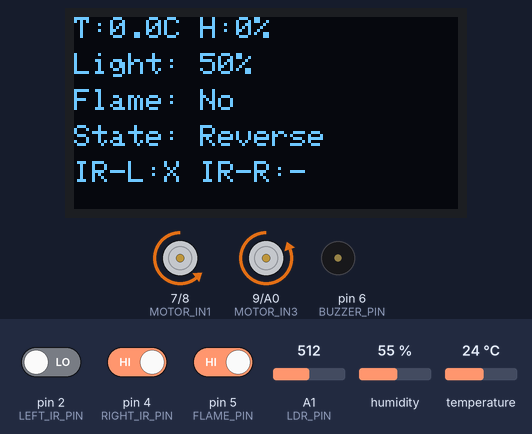
Bench run of a sketch on a simulated Arduino Uno, built with avr-gcc and run on an emulated ATmega328P. On the bench: 128×64 one-colour display, motor-driver pin pairs drawn as motors (green arrow = first pin HIGH = forward, orange = second pin HIGH = backward, longer = more drive, scaled by the enable pin), buzzer (waves = sounding). Inputs (shaded band) come from the test bench; at power-on: pin 2 (LEFT_IR_PIN) LOW, pin 5 (FLAME_PIN) HIGH, pin 4 (RIGHT_IR_PIN) HIGH, humidity 55 %, A1 (LDR_PIN) = 512, temperature 24 °C. Storage starts empty; random numbers use the default seed unless the sketch sets one; what the sketch prints to the serial monitor is not drawn.

Above: at 1.2 s.
1.3 s: pin 2 (LEFT_IR_PIN) driven HIGH
At 2.9 s:
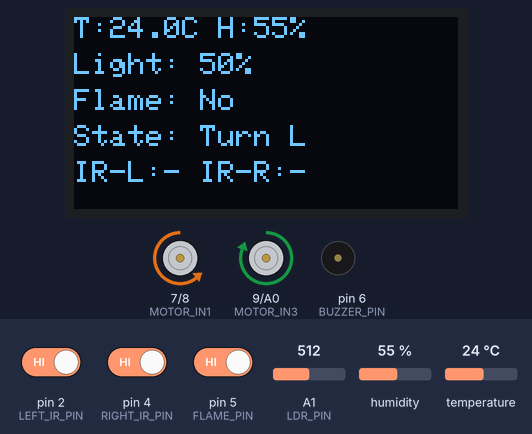
4.0 s: pin 5 (FLAME_PIN) driven LOW
At 5.0 s:
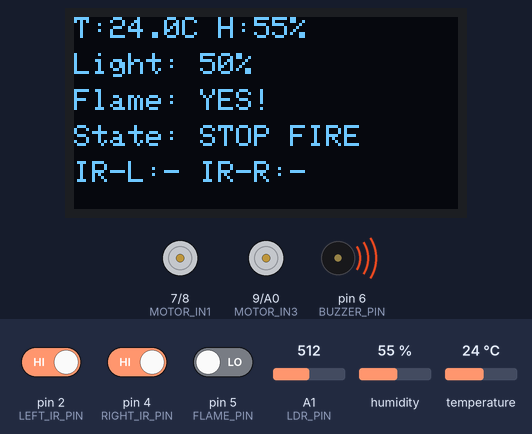
5.5 s: pin 4 (RIGHT_IR_PIN) driven LOW
At 6.1 s:
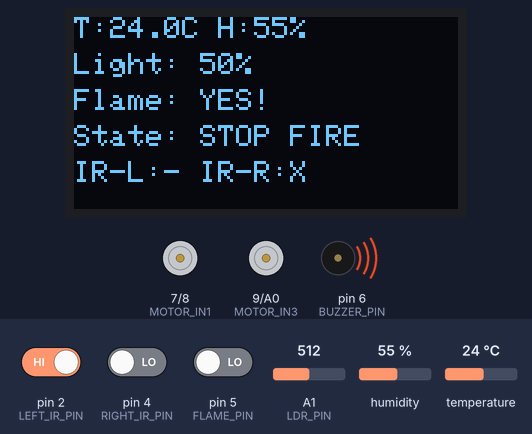
7.0 s: humidity set to 22 %
At 10.9 s:
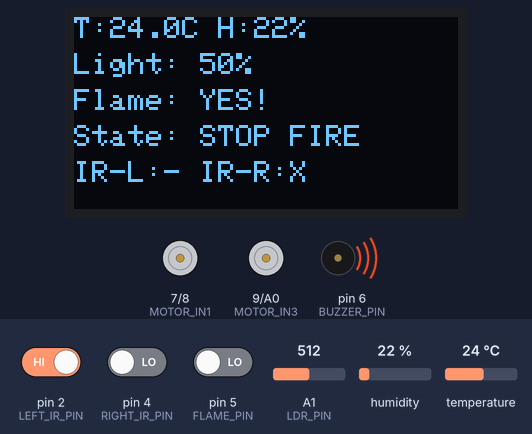
11.5 s: pin 5 (FLAME_PIN) driven HIGH
At 12.5 s:
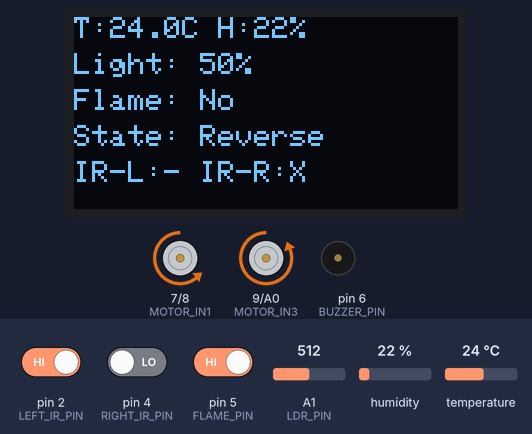
14.9 s: pin 2 (LEFT_IR_PIN) driven LOW
At 20.3 s:
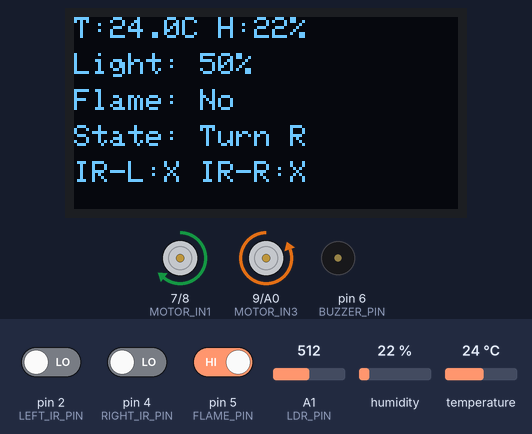
Timing chart, 0 to 23.0 s (numbered marks = the images above; inputs shaded):
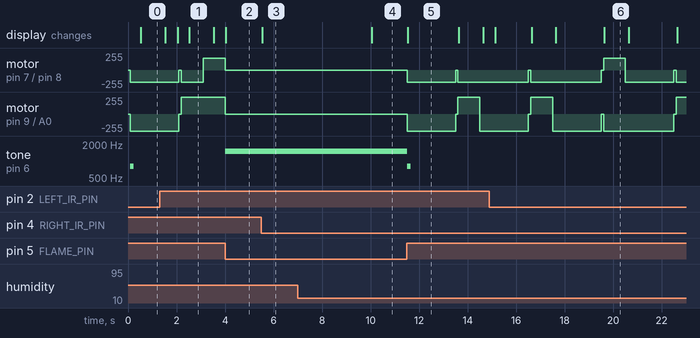

The sketch:

environment-monitoring-robot.ino
```cpp
/*
 * ============================================================================
 * Arduino Uno Smart Robot: Obstacle Avoidance, Flame Detection & Data Logging
 * ============================================================================
 *
 * PIN CONFLICT RESOLUTION & REMAPPING:
 * The original request assigned ENB to D11 and CS to D12.
 * However, D11 is hardware MOSI and D12 is hardware MISO for the SD Card SPI.
 * To prevent critical SPI communication failures, the following safe remaps
 * were applied automatically in the code:
 * - ENB (Motor B Enable) moved from D11 to A2.
 *   (Note: A2 is not a hardware PWM pin, so Motor B will run at full speed.
 *   This is standard practice when Uno PWM pins are exhausted).
 * - SD Card CS (Chip Select) moved from D12 to A3.
 *
 * Hardware SPI pins used for SD Card: MOSI=D11, MISO=D12, SCK=D13.
 * Hardware I2C pins used for OLED: SDA=A4, SCL=A5.
 * ============================================================================
 */

#include <SPI.h>
#include <SD.h>
#include <Wire.h>
#include <Adafruit_GFX.h>
#include <Adafruit_SSD1306.h>
#include <DHT.h>

// ==========================================
// 1. PIN DEFINITIONS
// ==========================================
#define LEFT_IR_PIN     2
#define RIGHT_IR_PIN    4
#define DHT_PIN         3
#define FLAME_PIN       5
#define BUZZER_PIN      6

// Motor Driver Pins (L293D)
#define MOTOR_IN1       7
#define MOTOR_IN2       8
#define MOTOR_IN3       9
#define MOTOR_IN4       A0
#define MOTOR_ENA       10  // PWM Pin
#define MOTOR_ENB       A2  // REMAPPED from D11 to avoid SPI MOSI conflict

// Sensors & Modules
#define LDR_PIN         A1
#define SD_CS_PIN       A3  // REMAPPED from D12 to avoid SPI MISO conflict

// OLED Display Settings
#define SCREEN_WIDTH    128
#define SCREEN_HEIGHT   64
#define OLED_RESET      -1
#define OLED_ADDRESS    0x3C

// DHT Sensor Type
#define DHT_TYPE        DHT22

// ==========================================
// 2. GLOBAL OBJECTS & VARIABLES
// ==========================================
DHT dht(DHT_PIN, DHT_TYPE);
Adafruit_SSD1306 display(SCREEN_WIDTH, SCREEN_HEIGHT, &Wire, OLED_RESET);
File sdFile;

// Sensor Data Variables
float temperature = 0.0;
float humidity = 0.0;
int lightLevel = 0;
bool flameDetected = false;
bool leftObstacle = false;
bool rightObstacle = false;

// Robot State Machine
enum RobotState {
  STATE_FORWARD,
  STATE_BACKWARD,
  STATE_TURN_LEFT,
  STATE_TURN_RIGHT,
  STATE_STOP_FLAME,
  STATE_STOP_OBSTACLE
};

RobotState currentRobotState = STATE_FORWARD;
unsigned long stateStartTime = 0;
unsigned long stateDuration = 0;

// Timing Variables (for non-blocking millis() operations)
unsigned long lastDHTRead = 0;
unsigned long lastOLEDUpdate = 0;
unsigned long lastSDLog = 0;
unsigned long lastBuzzerTime = 0;

// SD Card Status
bool sdCardInitialized = false;

// ==========================================
// 3. SETUP FUNCTION
// ==========================================
void setup() {
  // Initialize Serial for debugging
  Serial.begin(9600);
  Serial.println(F("System Initializing..."));

  // Initialize Pins
  pinMode(LEFT_IR_PIN, INPUT);
  pinMode(RIGHT_IR_PIN, INPUT);
  pinMode(FLAME_PIN, INPUT);
  pinMode(BUZZER_PIN, OUTPUT);
  pinMode(LDR_PIN, INPUT);

  // Motor Pins
  pinMode(MOTOR_IN1, OUTPUT);
  pinMode(MOTOR_IN2, OUTPUT);
  pinMode(MOTOR_IN3, OUTPUT);
  pinMode(MOTOR_IN4, OUTPUT);
  pinMode(MOTOR_ENA, OUTPUT);
  pinMode(MOTOR_ENB, OUTPUT);

  // Set initial motor speeds (ENA is PWM, ENB is digital HIGH due to remap)
  analogWrite(MOTOR_ENA, 180); // ~70% speed
  digitalWrite(MOTOR_ENB, HIGH); // Full speed (A2 is not hardware PWM)
  stopMotors();

  // Initialize DHT22
  dht.begin();
  Serial.println(F("DHT22 Initialized."));

  // Initialize OLED
  if (!display.begin(SSD1306_SWITCHCAPVCC, OLED_ADDRESS)) {
    Serial.println(F("SSD1306 OLED allocation failed!"));
  } else {
    display.clearDisplay();
    display.setTextColor(SSD1306_WHITE);
    display.setTextSize(1);
    display.setCursor(0, 0);
    display.println(F("OLED Ready!"));
    display.display();
    Serial.println(F("OLED Initialized."));
  }

  // Initialize SD Card
  Serial.print(F("Initializing SD card..."));
  if (!SD.begin(SD_CS_PIN)) {
    Serial.println(F("SD Card initialization failed!"));
    sdCardInitialized = false;
  } else {
    Serial.println(F("SD Card Ready."));
    sdCardInitialized = true;
    // Create/overwrite CSV header if file doesn't exist or just append
    sdFile = SD.open("datalog.csv", FILE_WRITE);
    if (sdFile) {
      sdFile.println(F("Millis,Temperature,Humidity,LightLevel,FlameDetected,RobotState"));
      sdFile.close();
    }
  }

  // Seed random number generator for obstacle avoidance
  randomSeed(analogRead(A1));

  Serial.println(F("System Ready!"));
  stateStartTime = millis();
}

// ==========================================
// 4. MAIN LOOP
// ==========================================
void loop() {
  unsigned long currentMillis = millis();

  // --- A. Read Sensors (Non-blocking) ---
  readSensors(currentMillis);

  // --- B. Check Flame (Highest Priority) ---
  if (flameDetected) {
    if (currentRobotState != STATE_STOP_FLAME) {
      currentRobotState = STATE_STOP_FLAME;
      tone(BUZZER_PIN, 1500); // Continuous alarm
      Serial.println(F("ALERT: Flame Detected! Stopping."));
    }
  } else {
    if (currentRobotState == STATE_STOP_FLAME) {
      noTone(BUZZER_PIN);
      currentRobotState = STATE_FORWARD; // Resume normal operation
      Serial.println(F("Flame cleared. Resuming."));
    }
  }

  // --- C. Obstacle Avoidance State Machine ---
  if (currentRobotState != STATE_STOP_FLAME) {
    handleObstacleAvoidance(currentMillis);
  }

  // --- D. Execute Motor Commands based on State ---
  executeMotorState();

  // --- E. Update OLED Display (Every 500ms to prevent flicker) ---
  if (currentMillis - lastOLEDUpdate >= 500) {
    lastOLEDUpdate = currentMillis;
    updateOLEDDisplay();
  }

  // --- F. Log Data to SD Card (Every 2 seconds) ---
  if (currentMillis - lastSDLog >= 2000) {
    lastSDLog = currentMillis;
    logDataToSD();
  }
}

// ==========================================
// 5. FUNCTION DEFINITIONS
// ==========================================

/**
 * Reads all sensors and updates global variables.
 * Uses millis() to read DHT22 only every 2 seconds (DHT22 is slow).
 */
void readSensors(unsigned long currentMillis) {
  // Read IR Sensors (Assuming Active LOW when obstacle is detected)
  leftObstacle = (digitalRead(LEFT_IR_PIN) == LOW);
  rightObstacle = (digitalRead(RIGHT_IR_PIN) == LOW);

  // Read Flame Sensor (Assuming Active LOW for KY-026 and generic digital modules)
  flameDetected = (digitalRead(FLAME_PIN) == LOW);

  // Read LDR and map to percentage (0-100%)
  int ldrRaw = analogRead(LDR_PIN);
  lightLevel = map(ldrRaw, 0, 1023, 0, 100);

  // Read DHT22 every 2 seconds
  if (currentMillis - lastDHTRead >= 2000) {
    lastDHTRead = currentMillis;
    float t = dht.readTemperature();
    float h = dht.readHumidity();

    // Error handling for DHT
    if (!isnan(t) && !isnan(h)) {
      temperature = t;
      humidity = h;
    } else {
      Serial.println(F("Failed to read from DHT sensor!"));
    }
  }
}

/**
 * Handles the non-blocking state machine for obstacle avoidance.
 */
void handleObstacleAvoidance(unsigned long currentMillis) {
  bool stateFinished = (currentMillis - stateStartTime >= stateDuration);

  if (currentRobotState == STATE_FORWARD) {
    if (leftObstacle || rightObstacle) {
      // Obstacle detected while moving forward
      stopMotors();
      currentRobotState = STATE_BACKWARD;
      stateStartTime = currentMillis;
      stateDuration = 2000; // Back up for 2 seconds

      // Short beep alert for obstacle
      tone(BUZZER_PIN, 800, 150);
      Serial.println(F("Obstacle detected! Reversing."));
    }
  }
  else if (stateFinished) {
    // Current timed state has finished
    if (currentRobotState == STATE_BACKWARD) {
      stopMotors();
      delay(100); // Tiny pause for motor momentum to settle

      // Determine turn direction based on which sensor triggered
      if (leftObstacle && rightObstacle) {
        currentRobotState = (random(2) == 0) ? STATE_TURN_LEFT : STATE_TURN_RIGHT;
      } else if (leftObstacle) {
        currentRobotState = STATE_TURN_RIGHT; // Turn away from left obstacle
      } else {
        currentRobotState = STATE_TURN_LEFT;  // Turn away from right obstacle
      }

      stateStartTime = currentMillis;
      stateDuration = 1000; // Turn for 1 second
      Serial.print(F("Turning: "));
      Serial.println(currentRobotState == STATE_TURN_LEFT ? F("LEFT") : F("RIGHT"));

    }
    else if (currentRobotState == STATE_TURN_LEFT || currentRobotState == STATE_TURN_RIGHT) {
      // Finished turning. Re-check sensors before moving forward to avoid repeated collisions.
      leftObstacle = (digitalRead(LEFT_IR_PIN) == LOW);
      rightObstacle = (digitalRead(RIGHT_IR_PIN) == LOW);

      if (!leftObstacle && !rightObstacle) {
        currentRobotState = STATE_FORWARD;
        Serial.println(F("Path clear. Moving forward."));
      } else {
        // Still blocked, back up again
        currentRobotState = STATE_BACKWARD;
        stateStartTime = currentMillis;
        stateDuration = 2000;
        Serial.println(F("Still blocked! Reversing again."));
      }
    }
  }
}

/**
 * Applies motor states based on the currentRobotState enum.
 */
void executeMotorState() {
  switch (currentRobotState) {
    case STATE_FORWARD:
      moveForward();
      break;
    case STATE_BACKWARD:
      moveBackward();
      break;
    case STATE_TURN_LEFT:
      turnLeft();
      break;
    case STATE_TURN_RIGHT:
      turnRight();
      break;
    case STATE_STOP_FLAME:
    case STATE_STOP_OBSTACLE:
      stopMotors();
      break;
  }
}

// --- Motor Control Functions ---
void moveForward() {
  digitalWrite(MOTOR_IN1, HIGH);
  digitalWrite(MOTOR_IN2, LOW);
  digitalWrite(MOTOR_IN3, HIGH);
  digitalWrite(MOTOR_IN4, LOW);
}

void moveBackward() {
  digitalWrite(MOTOR_IN1, LOW);
  digitalWrite(MOTOR_IN2, HIGH);
  digitalWrite(MOTOR_IN3, LOW);
  digitalWrite(MOTOR_IN4, HIGH);
}

void turnLeft() {
  digitalWrite(MOTOR_IN1, LOW);
  digitalWrite(MOTOR_IN2, HIGH);
  digitalWrite(MOTOR_IN3, HIGH);
  digitalWrite(MOTOR_IN4, LOW);
}

void turnRight() {
  digitalWrite(MOTOR_IN1, HIGH);
  digitalWrite(MOTOR_IN2, LOW);
  digitalWrite(MOTOR_IN3, LOW);
  digitalWrite(MOTOR_IN4, HIGH);
}

void stopMotors() {
  digitalWrite(MOTOR_IN1, LOW);
  digitalWrite(MOTOR_IN2, LOW);
  digitalWrite(MOTOR_IN3, LOW);
  digitalWrite(MOTOR_IN4, LOW);
}

/**
 * Updates the OLED display with current sensor data and robot state.
 */
void updateOLEDDisplay() {
  display.clearDisplay();
  display.setTextSize(1);
  display.setCursor(0, 0);

  display.print(F("T:"));
  display.print(temperature, 1);
  display.print(F("C H:"));
  display.print(humidity, 0);
  display.print(F("%"));

  display.setCursor(0, 12);
  display.print(F("Light: "));
  display.print(lightLevel);
  display.print(F("%"));

  display.setCursor(0, 24);
  display.print(F("Flame: "));
  display.print(flameDetected ? F("YES!") : F("No"));

  display.setCursor(0, 36);
  display.print(F("State: "));
  switch (currentRobotState) {
    case STATE_FORWARD: display.print(F("Forward")); break;
    case STATE_BACKWARD: display.print(F("Reverse")); break;
    case STATE_TURN_LEFT: display.print(F("Turn L")); break;
    case STATE_TURN_RIGHT: display.print(F("Turn R")); break;
    case STATE_STOP_FLAME: display.print(F("STOP FIRE")); break;
    case STATE_STOP_OBSTACLE: display.print(F("Stopped")); break;
  }

  display.setCursor(0, 48);
  display.print(F("IR-L:"));
  display.print(leftObstacle ? F("X") : F("-"));
  display.print(F(" IR-R:"));
  display.print(rightObstacle ? F("X") : F("-"));

  display.display();
}

/**
 * Logs sensor data to the SD card in CSV format.
 * Includes error handling for SD write failures.
 */
void logDataToSD() {
  if (!sdCardInitialized) return;

  sdFile = SD.open("datalog.csv", FILE_WRITE);
  if (sdFile) {
    sdFile.print(millis()); sdFile.print(F(","));
    sdFile.print(temperature, 2); sdFile.print(F(","));
    sdFile.print(humidity, 2); sdFile.print(F(","));
    sdFile.print(lightLevel); sdFile.print(F(","));
    sdFile.print(flameDetected ? 1 : 0); sdFile.print(F(","));

    // Write state as string
    switch (currentRobotState) {
      case STATE_FORWARD: sdFile.print(F("Forward")); break;
      case STATE_BACKWARD: sdFile.print(F("Reverse")); break;
      case STATE_TURN_LEFT: sdFile.print(F("Turn_L")); break;
      case STATE_TURN_RIGHT: sdFile.print(F("Turn_R")); break;
      case STATE_STOP_FLAME: sdFile.print(F("Stop_Flame")); break;
      case STATE_STOP_OBSTACLE: sdFile.print(F("Stop_Obs")); break;
    }
    sdFile.println();
    sdFile.close();
  } else {
    Serial.println(F("Error opening datalog.csv for writing!"));
  }
}
```

Measured:
- after the input at 4.0 s, motor on pin 7 (MOTOR_IN1) / pin 8 (MOTOR_IN2): forward 180/255 → stopped at once; motor on pin 9 (MOTOR_IN3) / A0 (MOTOR_IN4): forward 255/255 → stopped at once; tone on pin 6 (BUZZER_PIN): silent → 1500 Hz at once; the display: changes at once (image 2)
- after the input at 5.5 s, the display: changes at once (image 3)
- after the input at 7.0 s, the display: changes after 3.0 s (image 4)
- after the input at 11.5 s, motor on pin 7 (MOTOR_IN1) / pin 8 (MOTOR_IN2): stopped → backward 180/255 at once, → stopped 2.0 s later, → backward 180/255 0.10 s later; motor on pin 9 (MOTOR_IN3) / A0 (MOTOR_IN4): stopped → backward 255/255 at once, → stopped 2.0 s later, → forward 255/255 0.10 s later, → backward 255/255 0.90 s later
- what the display in image 1 shows lasts 1.0 s, from 2.5 s to 3.5 s
- what the display in image 5 shows lasts 2.1 s, from 11.5 s to 13.6 s
